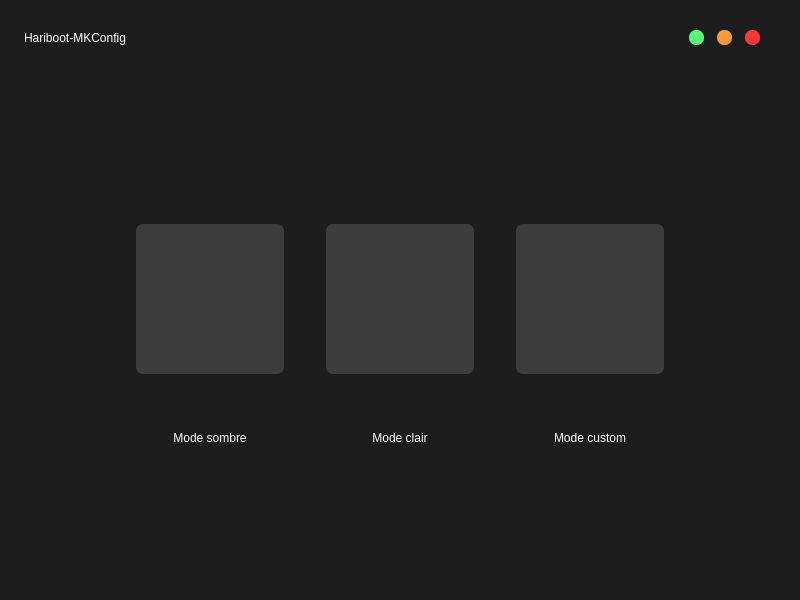
<?xml version="1.0" encoding="UTF-8"?>
<ui version="4.0">
 <class>MainWindow</class>
 <widget class="QMainWindow" name="MainWindow">
  <property name="geometry">
   <rect>
    <x>0</x>
    <y>0</y>
    <width>800</width>
    <height>600</height>
   </rect>
  </property>
  <property name="minimumSize">
   <size>
    <width>800</width>
    <height>600</height>
   </size>
  </property>
  <property name="windowTitle">
   <string>MainWindow</string>
  </property>
  <property name="styleSheet">
   <string notr="true">* {
	background: #1d1d1f;
	border-radius: 12px;
	border: none;
}</string>
  </property>
  <widget class="QWidget" name="centralwidget">
   <layout class="QVBoxLayout" name="verticalLayout">
    <item>
     <widget class="QFrame" name="frame">
      <property name="maximumSize">
       <size>
        <width>16777215</width>
        <height>55</height>
       </size>
      </property>
      <property name="frameShape">
       <enum>QFrame::StyledPanel</enum>
      </property>
      <property name="frameShadow">
       <enum>QFrame::Raised</enum>
      </property>
      <layout class="QVBoxLayout" name="verticalLayout_21">
       <item>
        <widget class="QFrame" name="frame_3">
         <property name="maximumSize">
          <size>
           <width>16777215</width>
           <height>16777215</height>
          </size>
         </property>
         <property name="frameShape">
          <enum>QFrame::StyledPanel</enum>
         </property>
         <property name="frameShadow">
          <enum>QFrame::Raised</enum>
         </property>
         <layout class="QVBoxLayout" name="verticalLayout_2">
          <property name="leftMargin">
           <number>0</number>
          </property>
          <property name="topMargin">
           <number>0</number>
          </property>
          <property name="rightMargin">
           <number>0</number>
          </property>
          <property name="bottomMargin">
           <number>0</number>
          </property>
          <item>
           <widget class="QFrame" name="frame_4">
            <property name="maximumSize">
             <size>
              <width>16777215</width>
              <height>45</height>
             </size>
            </property>
            <property name="frameShape">
             <enum>QFrame::StyledPanel</enum>
            </property>
            <property name="frameShadow">
             <enum>QFrame::Raised</enum>
            </property>
            <layout class="QHBoxLayout" name="horizontalLayout_2">
             <property name="leftMargin">
              <number>6</number>
             </property>
             <property name="topMargin">
              <number>6</number>
             </property>
             <property name="rightMargin">
              <number>6</number>
             </property>
             <property name="bottomMargin">
              <number>4</number>
             </property>
             <item>
              <widget class="QFrame" name="frame_5">
               <property name="frameShape">
                <enum>QFrame::StyledPanel</enum>
               </property>
               <property name="frameShadow">
                <enum>QFrame::Raised</enum>
               </property>
               <layout class="QHBoxLayout" name="horizontalLayout_20">
                <property name="leftMargin">
                 <number>0</number>
                </property>
                <property name="topMargin">
                 <number>0</number>
                </property>
                <property name="rightMargin">
                 <number>0</number>
                </property>
                <property name="bottomMargin">
                 <number>0</number>
                </property>
                <item>
                 <widget class="QLabel" name="label_10">
                  <property name="styleSheet">
                   <string notr="true">*{
	font: 100 20pt &quot;Ubuntu&quot;;
	color: white;
}</string>
                  </property>
                  <property name="text">
                   <string>Hariboot-MKConfig</string>
                  </property>
                 </widget>
                </item>
               </layout>
              </widget>
             </item>
             <item>
              <widget class="QFrame" name="frame_6">
               <property name="maximumSize">
                <size>
                 <width>100</width>
                 <height>16777215</height>
                </size>
               </property>
               <property name="frameShape">
                <enum>QFrame::StyledPanel</enum>
               </property>
               <property name="frameShadow">
                <enum>QFrame::Raised</enum>
               </property>
               <layout class="QHBoxLayout" name="horizontalLayout_3">
                <property name="leftMargin">
                 <number>6</number>
                </property>
                <property name="topMargin">
                 <number>6</number>
                </property>
                <property name="rightMargin">
                 <number>6</number>
                </property>
                <property name="bottomMargin">
                 <number>6</number>
                </property>
                <item>
                 <widget class="QPushButton" name="reduceButton">
                  <property name="maximumSize">
                   <size>
                    <width>15</width>
                    <height>15</height>
                   </size>
                  </property>
                  <property name="styleSheet">
                   <string notr="true">*{
	background: rgb(84, 255, 117);
	border-radius: 7px;
	border: none;
}</string>
                  </property>
                  <property name="text">
                   <string/>
                  </property>
                 </widget>
                </item>
                <item>
                 <widget class="QPushButton" name="maximizeButton">
                  <property name="maximumSize">
                   <size>
                    <width>15</width>
                    <height>15</height>
                   </size>
                  </property>
                  <property name="styleSheet">
                   <string notr="true">*{
	background: rgb(255, 152, 55);
	border-radius: 7px;
	border: none;
}</string>
                  </property>
                  <property name="text">
                   <string/>
                  </property>
                 </widget>
                </item>
                <item>
                 <widget class="QPushButton" name="exitButton">
                  <property name="maximumSize">
                   <size>
                    <width>15</width>
                    <height>15</height>
                   </size>
                  </property>
                  <property name="styleSheet">
                   <string notr="true">*{
	background: rgb(255, 55, 55);
	border-radius: 7px;
	border: none;
}</string>
                  </property>
                  <property name="text">
                   <string/>
                  </property>
                 </widget>
                </item>
               </layout>
              </widget>
             </item>
            </layout>
           </widget>
          </item>
         </layout>
        </widget>
       </item>
      </layout>
     </widget>
    </item>
    <item>
     <widget class="QFrame" name="frame_2">
      <property name="frameShape">
       <enum>QFrame::StyledPanel</enum>
      </property>
      <property name="frameShadow">
       <enum>QFrame::Raised</enum>
      </property>
      <layout class="QHBoxLayout" name="horizontalLayout_7">
       <property name="leftMargin">
        <number>100</number>
       </property>
       <property name="rightMargin">
        <number>100</number>
       </property>
       <item>
        <widget class="QFrame" name="frame_7">
         <property name="maximumSize">
          <size>
           <width>600</width>
           <height>16777215</height>
          </size>
         </property>
         <property name="frameShape">
          <enum>QFrame::StyledPanel</enum>
         </property>
         <property name="frameShadow">
          <enum>QFrame::Raised</enum>
         </property>
         <layout class="QHBoxLayout" name="horizontalLayout_6">
          <item>
           <widget class="QFrame" name="frame_9">
            <property name="maximumSize">
             <size>
              <width>16777215</width>
              <height>300</height>
             </size>
            </property>
            <property name="frameShape">
             <enum>QFrame::StyledPanel</enum>
            </property>
            <property name="frameShadow">
             <enum>QFrame::Raised</enum>
            </property>
            <layout class="QVBoxLayout" name="verticalLayout_4">
             <item>
              <widget class="QFrame" name="frame_12">
               <property name="maximumSize">
                <size>
                 <width>16777215</width>
                 <height>200</height>
                </size>
               </property>
               <property name="frameShape">
                <enum>QFrame::StyledPanel</enum>
               </property>
               <property name="frameShadow">
                <enum>QFrame::Raised</enum>
               </property>
               <layout class="QHBoxLayout" name="horizontalLayout">
                <item>
                 <widget class="QPushButton" name="darkModeButton">
                  <property name="maximumSize">
                   <size>
                    <width>150</width>
                    <height>150</height>
                   </size>
                  </property>
                  <property name="styleSheet">
                   <string notr="true">*{
	background: #3d3d3f;
	border-radius: 7px;
	color: white;
	border: none;
}</string>
                  </property>
                  <property name="text">
                   <string/>
                  </property>
                  <property name="icon">
                   <iconset>
                    <normaloff>../ressources/icons8-dark-vador-50.png</normaloff>../ressources/icons8-dark-vador-50.png</iconset>
                  </property>
                  <property name="iconSize">
                   <size>
                    <width>50</width>
                    <height>50</height>
                   </size>
                  </property>
                 </widget>
                </item>
               </layout>
              </widget>
             </item>
             <item>
              <widget class="QLabel" name="label">
               <property name="maximumSize">
                <size>
                 <width>16777215</width>
                 <height>45</height>
                </size>
               </property>
               <property name="styleSheet">
                <string notr="true">*{
	font: 100 14pt &quot;Ubuntu&quot;;
	color: white;
}</string>
               </property>
               <property name="text">
                <string>Mode sombre</string>
               </property>
               <property name="alignment">
                <set>Qt::AlignCenter</set>
               </property>
              </widget>
             </item>
            </layout>
           </widget>
          </item>
          <item>
           <widget class="QFrame" name="frame_10">
            <property name="maximumSize">
             <size>
              <width>16777215</width>
              <height>300</height>
             </size>
            </property>
            <property name="frameShape">
             <enum>QFrame::StyledPanel</enum>
            </property>
            <property name="frameShadow">
             <enum>QFrame::Raised</enum>
            </property>
            <layout class="QVBoxLayout" name="verticalLayout_5">
             <item>
              <widget class="QFrame" name="frame_13">
               <property name="maximumSize">
                <size>
                 <width>16777215</width>
                 <height>200</height>
                </size>
               </property>
               <property name="frameShape">
                <enum>QFrame::StyledPanel</enum>
               </property>
               <property name="frameShadow">
                <enum>QFrame::Raised</enum>
               </property>
               <layout class="QHBoxLayout" name="horizontalLayout_4">
                <item>
                 <widget class="QPushButton" name="lightModeButton">
                  <property name="maximumSize">
                   <size>
                    <width>150</width>
                    <height>150</height>
                   </size>
                  </property>
                  <property name="styleSheet">
                   <string notr="true">*{
	background: #3d3d3f;
	border-radius: 7px;
	color: white;
	border: none;
}</string>
                  </property>
                  <property name="text">
                   <string/>
                  </property>
                  <property name="icon">
                   <iconset>
                    <normaloff>../ressources/icons8-light-mode-50.png</normaloff>../ressources/icons8-light-mode-50.png</iconset>
                  </property>
                  <property name="iconSize">
                   <size>
                    <width>50</width>
                    <height>50</height>
                   </size>
                  </property>
                 </widget>
                </item>
               </layout>
              </widget>
             </item>
             <item>
              <widget class="QLabel" name="label_2">
               <property name="maximumSize">
                <size>
                 <width>16777215</width>
                 <height>45</height>
                </size>
               </property>
               <property name="styleSheet">
                <string notr="true">*{
	font: 100 14pt &quot;Ubuntu&quot;;
	color: white;
}</string>
               </property>
               <property name="text">
                <string>Mode clair</string>
               </property>
               <property name="alignment">
                <set>Qt::AlignCenter</set>
               </property>
              </widget>
             </item>
            </layout>
           </widget>
          </item>
          <item>
           <widget class="QFrame" name="frame_11">
            <property name="maximumSize">
             <size>
              <width>16777215</width>
              <height>300</height>
             </size>
            </property>
            <property name="frameShape">
             <enum>QFrame::StyledPanel</enum>
            </property>
            <property name="frameShadow">
             <enum>QFrame::Raised</enum>
            </property>
            <layout class="QVBoxLayout" name="verticalLayout_6">
             <item>
              <widget class="QFrame" name="frame_14">
               <property name="maximumSize">
                <size>
                 <width>16777215</width>
                 <height>200</height>
                </size>
               </property>
               <property name="frameShape">
                <enum>QFrame::StyledPanel</enum>
               </property>
               <property name="frameShadow">
                <enum>QFrame::Raised</enum>
               </property>
               <layout class="QHBoxLayout" name="horizontalLayout_5">
                <item>
                 <widget class="QPushButton" name="customModeButton">
                  <property name="maximumSize">
                   <size>
                    <width>150</width>
                    <height>150</height>
                   </size>
                  </property>
                  <property name="styleSheet">
                   <string notr="true">*{
	background: #3d3d3f;
	border-radius: 7px;
	color: white;
	border: none;
}</string>
                  </property>
                  <property name="text">
                   <string/>
                  </property>
                  <property name="icon">
                   <iconset>
                    <normaloff>../ressources/icons8-mode-veille-50.png</normaloff>../ressources/icons8-mode-veille-50.png</iconset>
                  </property>
                  <property name="iconSize">
                   <size>
                    <width>50</width>
                    <height>50</height>
                   </size>
                  </property>
                 </widget>
                </item>
               </layout>
              </widget>
             </item>
             <item>
              <widget class="QLabel" name="label_3">
               <property name="maximumSize">
                <size>
                 <width>16777215</width>
                 <height>45</height>
                </size>
               </property>
               <property name="styleSheet">
                <string notr="true">*{
	font: 100 14pt &quot;Ubuntu&quot;;
	color: white;
}</string>
               </property>
               <property name="text">
                <string>Mode custom</string>
               </property>
               <property name="alignment">
                <set>Qt::AlignCenter</set>
               </property>
              </widget>
             </item>
            </layout>
           </widget>
          </item>
         </layout>
        </widget>
       </item>
      </layout>
     </widget>
    </item>
   </layout>
  </widget>
 </widget>
 <resources/>
 <connections/>
</ui>
